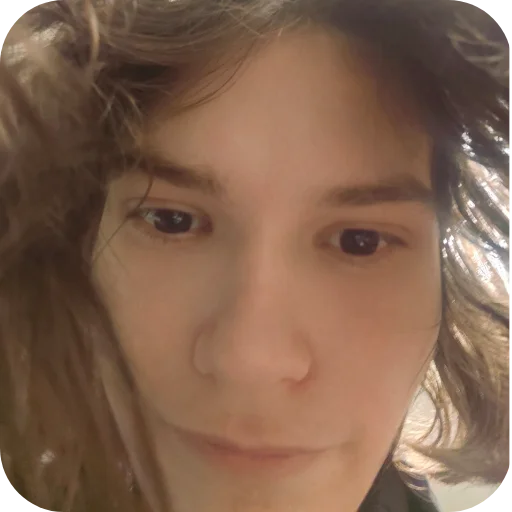
#> input picture img/him.webp, 512 x 512 px
$ python make_bg.py
#> lines starting #> are read from the running program, lines starting #| are printed output that depends on the picture
"""Собирает шахматный тайл для фона: он / она.

Запуск из папки dasha-site:
    python tools/make_bg.py
"""

import os

from PIL import Image, ImageOps

HERE = os.path.dirname(os.path.abspath(__file__))
ROOT = os.path.dirname(HERE)
IMG = os.path.join(ROOT, "img")

CELL = 200


def square(path: str, size: int) -> Image.Image:
#> called with path = 'img/him.webp', size = 200
    with Image.open(path) as raw:
#> raw is the input picture: PIL image 512x512 RGBA; mean R, G, B, A 127.7, 96.5, 76.4, 250.5
        return ImageOps.fit(raw.convert("RGB"), (size, size), Image.LANCZOS)
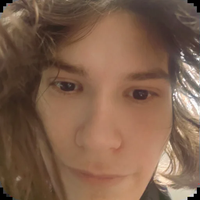
#> returned value: PIL image 200x200 RGB; mean R, G, B 127.7, 96.5, 76.4


def main() -> None:
    him = square(os.path.join(IMG, "him.webp"), CELL)
    her = square(os.path.join(IMG, "dasha.webp"), CELL)
#> call 2 of square, with path = 'img/dasha.webp', size = 200
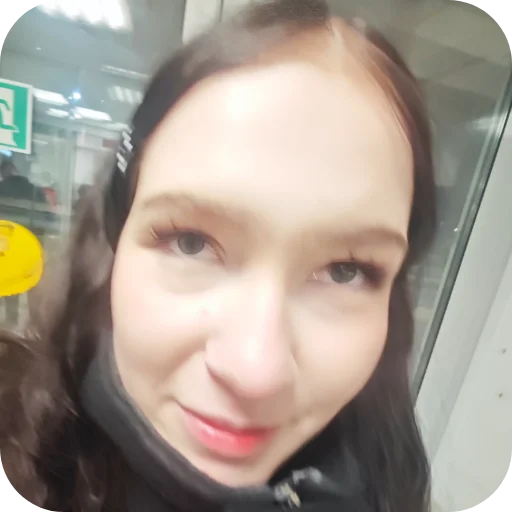
#> input picture img/dasha.webp, 512 x 512 px
#> in square, raw is the input picture: PIL image 512x512 RGBA; mean R, G, B, A 163.4, 152.6, 140.8, 251.6
#> in square (call 2), `return ImageOps.fit(raw.convert("RGB"), (size, size), Image.LANCZOS)`:
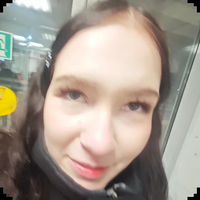
#> returned value: PIL image 200x200 RGB; mean R, G, B 163.4, 152.6, 140.8

    tile = Image.new("RGB", (CELL * 2, CELL * 2))
#> tile: PIL image 400x400 RGB; every value is 0
    tile.paste(him, (0, 0))
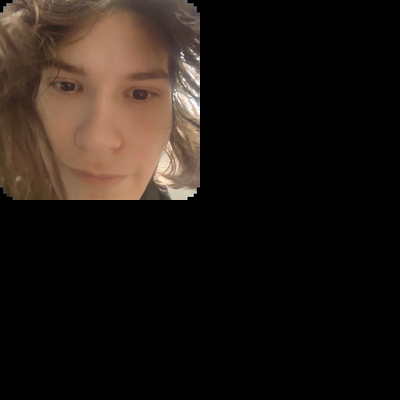
#> tile: PIL image 400x400 RGB; mean R, G, B 31.9, 24.1, 19.1
    tile.paste(her, (CELL, 0))
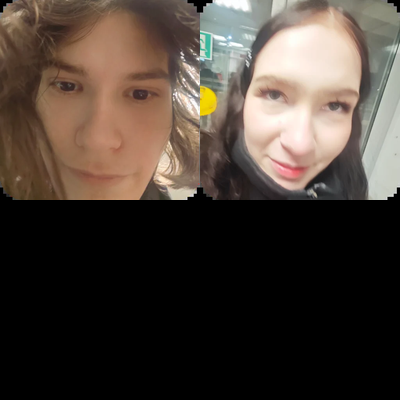
#> tile: PIL image 400x400 RGB; mean R, G, B 72.8, 62.3, 54.3
    tile.paste(her, (0, CELL))
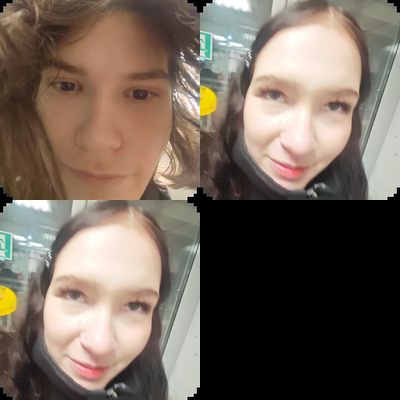
#> tile: PIL image 400x400 RGB; mean R, G, B 113.6, 100.4, 89.5
    tile.paste(him, (CELL, CELL))
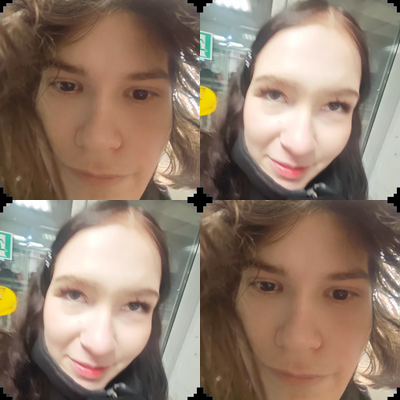
#> tile: PIL image 400x400 RGB; mean R, G, B 145.5, 124.5, 108.6

    out = os.path.join(IMG, "bg-tile.jpg")
    tile.save(out, "JPEG", quality=82, optimize=True)
    print(f"saved: {out} ({os.path.getsize(out)} bytes, {tile.width}x{tile.height})")
#| saved: img/bg-tile.jpg (26394 bytes, 400x400)


if __name__ == "__main__":
    main()
